Frame 1 (no input): blank canvas, image omitted
Frame 60 (the mouse pressed at the canvas centre just before this capture): blank canvas, image omitted
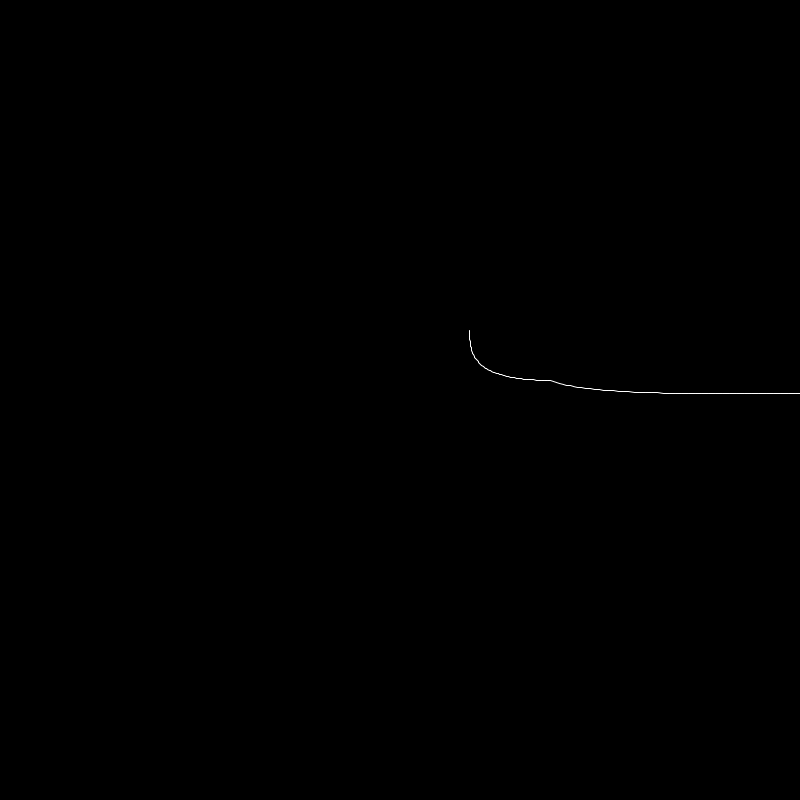
Frame 120 (the mouse held since frame 60 and released just before this capture)

The Processing sketch whose frames 1 and 60 were blank and that drew this single picture after the mouse press (run headless with seeded random() and noise(); from frame 60 on, the mouse is pressed at the canvas centre):

// Processing sketch: fox_and_rabbit
// ── fox_and_rabbit.pde
float x=0.7 ,y=0.7,z=0.2,px,py;
float a=0.03,b=0.04,c=0.05,d=0.03,e=0.01,f=0.02,g=0.02,xMax=2,yMax=2;
float s=100;
void setup(){
  size(800,800);
  background(0);
  stroke(255);
  
  //frameRate(300000);
}
void draw(){
  
  px=x;
  py=y;
  if(mousePressed){
    y-=min(0.01,y*0.05);
  }
  x+=-x*y*b+x*d-z*x*f-0.0001*x*x*x*x;
  y+=x*y*a-y*c-0.0001*y*y*y*y;
  z+=z*x*e-z*g-0.0001*z*z*z*z;
  translate(width/2,height/2);
  scale(s);
  strokeWeight(1.0/s);
  line(px,-py,x,-y);
  
  
}
